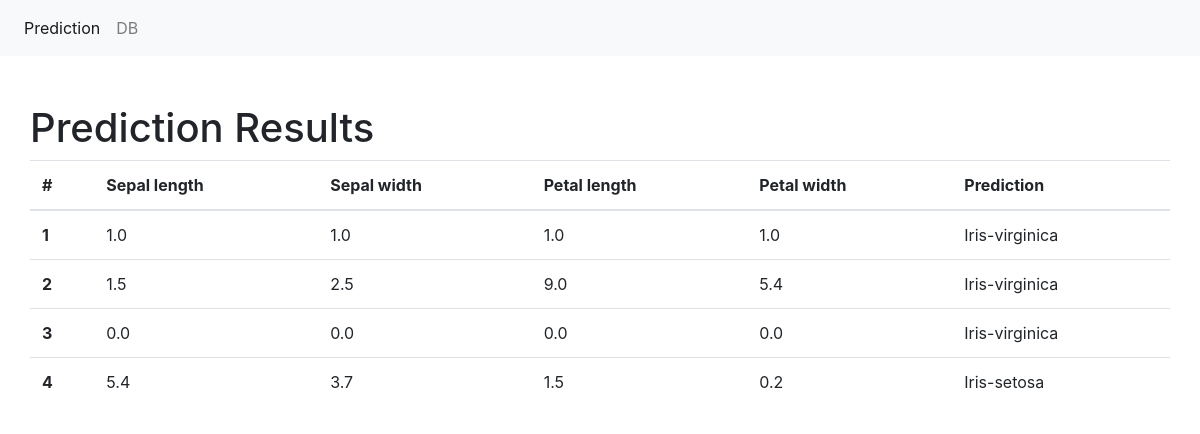
The app's page /results/ with its own data.
### predict/models.py (models this page shows, shortened)
class PredResults(models.Model):
    sepal_length = models.FloatField()
    sepal_width = models.FloatField()
    petal_length = models.FloatField()
    petal_width = models.FloatField()
    classification = models.CharField(max_length=30)

### predict/views.py (the view)
# urls.py: path('results/', views.view_results, name='results'),
def view_results(request):
    data = {"dataset": PredResults.objects.all()}
    return render(request, "predict/results.html", data)

### predict/templates/predict/results.html (shortened to what this page needs)
{% extends "predict/base.html" %}
{% block main %}
    <div class="container pt-5">
        <div class="row">
        <h1>Prediction Results</h1>
            <table class="table">
                <thead>
                <tr>
                <th scope="col">#</th>
                <th scope="col">Sepal length</th>
                <th scope="col">Sepal width</th>
                <th scope="col">Petal length</th>
                <th scope="col">Petal width</th>
                <th scope="col">Prediction</th>
                </tr>
                </thead>
                <tbody>
                {% for data in dataset %}
                    <tr>
                    <th scope="row">{{ data.id }}</th>
                    <td>{{ data.sepal_length }}</td>
                    <td>{{ data.sepal_width }}</td>
                    <td>{{ data.petal_length }}</td>
                    <td>{{ data.petal_width }}</td>
                    <td>{{ data.classification }}</td>
                    </tr>
                {% endfor %}
                </tbody>
            </table>
        </div>
    </div>
{% endblock %}

### predict/templates/predict/base.html (shortened to what this page needs)
<!doctype html>
<html lang="en">
    <head>
    <link rel="stylesheet" href="https://stackpath.bootstrapcdn.com/bootstrap/4.4.1/css/bootstrap.min.css">
    </head>
    <body>
    <nav class="navbar navbar-expand-lg navbar-light bg-light">
        <div class="collapse navbar-collapse" id="navbarSupportedContent">
            <ul class="navbar-nav mr-auto">
                <li class="nav-item active">
                    <a class="nav-link" href="/">Prediction <span class="sr-only">(current)</span></a>
                </li>
                <li class="nav-item">
                    <a class="nav-link" href="/results">DB</a>
                </li>
            </ul>
        </div>
    </nav>
    {% block main %}
    {% endblock %}
    </body>
</html>

### records on screen
PredResults: id "1", sepal_length "1.0", sepal_width "1.0", petal_length "1.0", petal_width "1.0", classification "Iris-virginica"
PredResults: id "2", sepal_length "1.5", sepal_width "2.5", petal_length "9.0", petal_width "5.4", classification "Iris-virginica"
PredResults: id "3", sepal_length "0.0", sepal_width "0.0", petal_length "0.0", petal_width "0.0", classification "Iris-virginica"
PredResults: id "4", sepal_length "5.4", sepal_width "3.7", petal_length "1.5", petal_width "0.2", classification "Iris-setosa"
